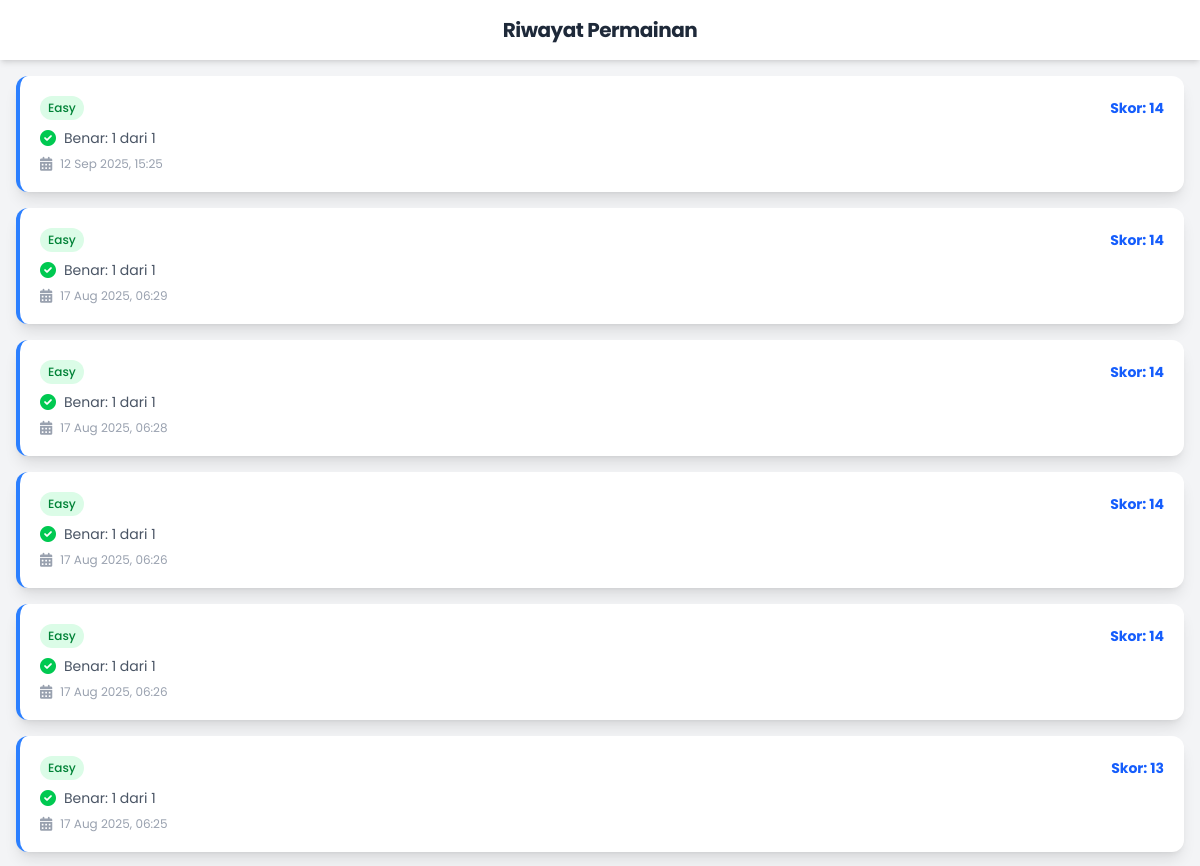
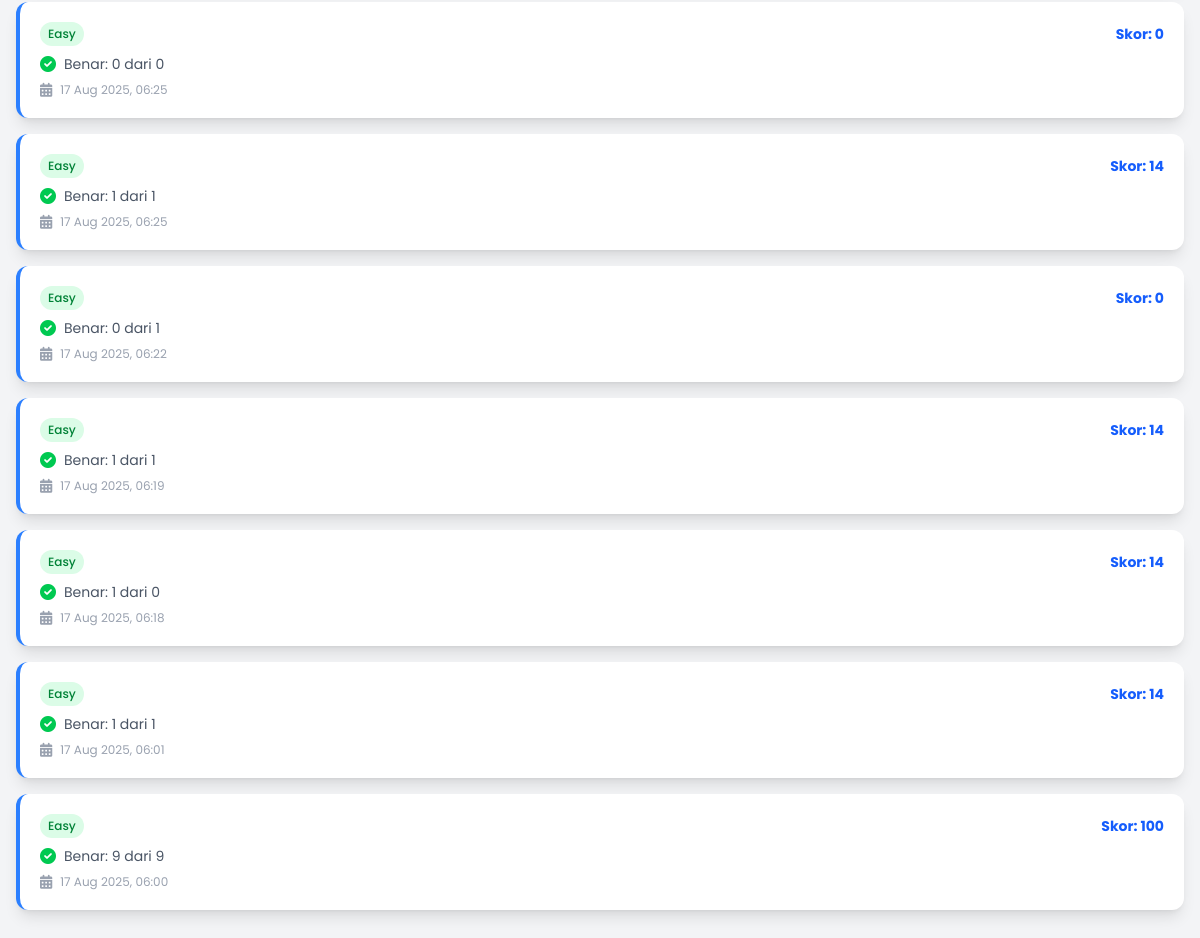
The app's page /Siswa/content/history.php (signed in) with its own data (2 pictures, top to bottom).
### tables this page shows
CREATE TABLE `hasil_permainan` (
  `id` int UNSIGNED NOT NULL,
  `siswa_id` int DEFAULT NULL,
  `soal_id` int UNSIGNED DEFAULT NULL,
  `skor` int UNSIGNED NOT NULL,
  `jawaban_benar` int UNSIGNED NOT NULL,
  `total_pertanyaan` int UNSIGNED NOT NULL,
  `tingkat_kesulitan` varchar(50) NOT NULL,
  `tanggal_main` timestamp NULL DEFAULT CURRENT_TIMESTAMP
);

### Siswa/content/history.php (the view, shortened to what this page needs)
<?php
require_once '../../config/koneksi.php';
$siswa_id = $_SESSION['siswaId'];
$sql = "SELECT * FROM hasil_permainan WHERE siswa_id = ? ORDER BY tanggal_main DESC";
$stmt = $koneksi->prepare($sql);
$stmt->bind_param("i", $siswa_id);
$stmt->execute();
$result = $stmt->get_result();
$history = [];
if ($result->num_rows > 0) {
    while ($row = $result->fetch_assoc()) {
        $history[] = $row;
    }
}
?>
<!DOCTYPE html>
<html lang="id">
<head>
    <link href="../../src/output.css" rel="stylesheet">
    <link rel="stylesheet" href="https://cdnjs.cloudflare.com/ajax/libs/font-awesome/6.0.0-beta3/css/all.min.css">
</head>
<body class="bg-gray-100">
    <div class="min-h-screen flex flex-col">
        <header class="bg-white text-gray-800 p-4 shadow-md flex items-center justify-center relative">
            <h1 class="text-xl font-bold tracking-tight">Riwayat Permainan</h1>
        </header>
        <main class="flex-1 overflow-y-auto p-4 pb-20">
            <?php if (empty($history)): ?>
                <div class="text-center text-gray-500 mt-16">
                    <i class="fas fa-history text-6xl mb-4 text-gray-300"></i>
                    <p class="text-lg font-semibold">Belum ada riwayat permainan.</p>
                    <p class="text-sm text-gray-400 mt-2">Ayo mainkan game sekarang dan lihat riwayatmu di sini!</p>
                </div>
            <?php else: ?>
                <div class="space-y-4">
                    <?php foreach ($history as $game): ?>
                        <div class="bg-white rounded-xl shadow-lg p-5 border-l-4 border-blue-500 transform transition duration-300 hover:scale-105 hover:shadow-2xl">
                            <div class="flex justify-between items-center mb-2">
                                <span class="text-xs font-medium px-2 py-1 rounded-full <?php echo strtolower($game['tingkat_kesulitan']) == 'easy' ? 'bg-green-100 text-green-700' : (strtolower($game['tingkat_kesulitan']) == 'medium' ? 'bg-yellow-100 text-yellow-700' : 'bg-red-100 text-red-700'); ?>">
                                    <?php echo htmlspecialchars(ucfirst($game['tingkat_kesulitan'])); ?>
                                </span>
                                <span class="text-sm font-bold text-blue-600">Skor: <?php echo htmlspecialchars($game['skor']); ?></span>
                            </div>
                            <div class="flex items-center text-gray-600">
                                <i class="fas fa-check-circle text-green-500 mr-2"></i>
                                <span class="text-sm">Benar: <?php echo htmlspecialchars($game['jawaban_benar']); ?> dari <?php echo htmlspecialchars($game['total_pertanyaan']); ?></span>
                            </div>
                            <div class="flex items-center text-gray-400 mt-2">
                                <i class="fas fa-calendar-alt text-sm mr-2"></i>
                                <span class="text-xs"><?php echo date('d M Y, H:i', strtotime($game['tanggal_main'])); ?></span>
                            </div>
                        </div>
                    <?php endforeach; ?>
                </div>
            <?php endif; ?>
        </main>
    </div>
</body>
</html>

### Siswa/content/history.php (style rules this page uses)
body { font-family: 'Poppins', sans-serif; background-color: #f3f4f6; }

### records on screen
hasil_permainan: tingkat_kesulitan "Easy", skor "14", jawaban_benar "1", total_pertanyaan "1", tanggal_main "12 Sep 2025, 15:25"
hasil_permainan: tingkat_kesulitan "Easy", skor "14", jawaban_benar "1", total_pertanyaan "1", tanggal_main "17 Aug 2025, 06:29"
hasil_permainan: tingkat_kesulitan "Easy", skor "14", jawaban_benar "1", total_pertanyaan "1", tanggal_main "17 Aug 2025, 06:28"
hasil_permainan: tingkat_kesulitan "Easy", skor "14", jawaban_benar "1", total_pertanyaan "1", tanggal_main "17 Aug 2025, 06:26"
hasil_permainan: tingkat_kesulitan "Easy", skor "14", jawaban_benar "1", total_pertanyaan "1", tanggal_main "17 Aug 2025, 06:26"
hasil_permainan: tingkat_kesulitan "Easy", skor "13", jawaban_benar "1", total_pertanyaan "1", tanggal_main "17 Aug 2025, 06:25"
hasil_permainan: tingkat_kesulitan "Easy", skor "0", jawaban_benar "0", total_pertanyaan "0", tanggal_main "17 Aug 2025, 06:25"
hasil_permainan: tingkat_kesulitan "Easy", skor "14", jawaban_benar "1", total_pertanyaan "1", tanggal_main "17 Aug 2025, 06:25"
hasil_permainan: tingkat_kesulitan "Easy", skor "0", jawaban_benar "0", total_pertanyaan "1", tanggal_main "17 Aug 2025, 06:22"
hasil_permainan: tingkat_kesulitan "Easy", skor "14", jawaban_benar "1", total_pertanyaan "1", tanggal_main "17 Aug 2025, 06:19"
hasil_permainan: tingkat_kesulitan "Easy", skor "14", jawaban_benar "1", total_pertanyaan "0", tanggal_main "17 Aug 2025, 06:18"
hasil_permainan: tingkat_kesulitan "Easy", skor "14", jawaban_benar "1", total_pertanyaan "1", tanggal_main "17 Aug 2025, 06:01"
hasil_permainan: tingkat_kesulitan "Easy", skor "100", jawaban_benar "9", total_pertanyaan "9", tanggal_main "17 Aug 2025, 06:00"
